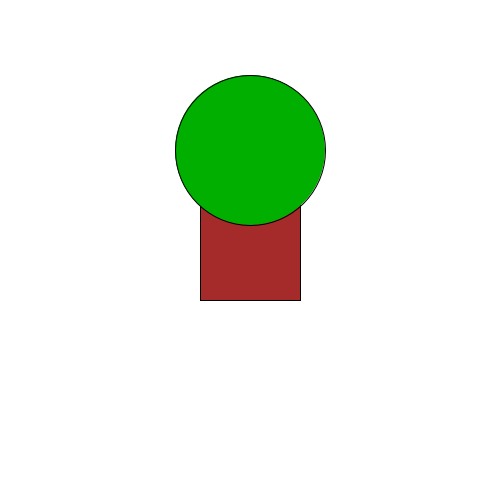
Frame 1 (no input)
Frame 60 (the mouse pressed at the canvas centre just before this capture): identical to frame 1, image omitted
Frame 120 (the mouse held since frame 60 and released just before this capture): identical to frame 1, image omitted

The Processing sketch that drew this single still picture (run headless with seeded random() and noise(); from frame 60 on, the mouse is pressed at the canvas centre):

// Processing sketch: H09_Opd9
// ── H09_Opd9.pde
void setup(){
size(500,500);
}

void draw(){
background(255,255,255);
boom(250,250);
}


void boom(int x, int y){
  
  
  rectMode(CENTER);
  fill(165,42,42);
  rect(x,y,100,100);
  fill(0,175,0);
  ellipse(x,y - 100,150,150);
}
